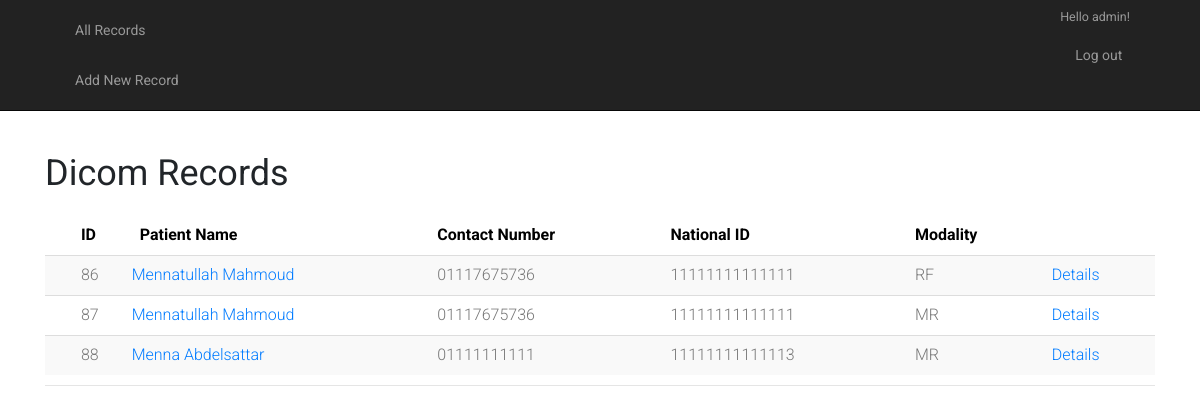
The page /about/ (signed in) on the database its author committed.
### app/models.py (models this page shows, shortened)
class FileUpload(models.Model):
    ID = models.AutoField(primary_key=True)
    patientID = models.ForeignKey(patient, on_delete=models.CASCADE, blank=True, null=True)
    dicomImg = models.FileField(upload_to="dicom")
    modality = models.CharField(max_length = 20, blank=True, null=True)

### app/views.py (the view)
# urls.py: path('about/', views.about, name='about'),
def about(request):
    record = FileUpload.objects.all()
    patientObject = patient.objects.all()
    sp_patient = patient.objects.get(ID=1)
    test_list=[]
    test_list_number=[]
    test_list_national=[]
    for item in record:
        test_list.append(patient.objects.get(ID=item.patientID.ID).fullName)
        test_list_number.append(patient.objects.get(ID=item.patientID.ID).phone)
        test_list_national.append(patient.objects.get(ID=item.patientID.ID).nationalID)
    context= {
        'record': record,
        'patientObject': patientObject,
        "sp_patient":sp_patient,
        "test_list":test_list,
        "test_list_number":test_list_number,
        "test_list_national":test_list_national,
        'title': 'All Record',
        }
    return render(
        request,
        'app/about.html',
        context=context
    )

### app/templatetags/index.py (called while the page is built)
@register.filter
def index(indexable, i):
    return indexable[i]

### app/templates/app/about.html (shortened to what this page needs)
{% extends "app/layout.html" %}
{% load static %}
{% load index %}
{% block content %}
    <link rel="stylesheet" href="{% static 'app/fonts/icomoon/style.css' %}>
    <link rel="stylesheet" href={% static 'app/cssAbout/owl.carousel.min.css' %}>
    <link rel="stylesheet" href={% static 'app/cssAbout/bootstrap.min.css' %}>
    <link rel="stylesheet" href={% static 'app/cssAbout/style.css' %}>
{% if user.is_authenticated %}
<br>
<h1> Dicom Records </h1>
<br>
{% endif %}
<!doctype html>
<html lang="en">
<head>
    <link href={% static 'app/vendor/mdi-font/css/material-design-iconic-font.min.css'%} rel="stylesheet" media="all">
    <link href={% static 'app/vendor/font-awesome-4.7/css/font-awesome.min.css'%} rel="stylesheet" media="all">
    <link href={% static 'app/vendor/select2/select2.min.css'%} rel="stylesheet" media="all">
    <link href={% static 'app/vendor/datepicker/daterangepicker.css'%} rel="stylesheet" media="all">
    <link href={% static 'app/cssAdd/main.css'%} rel="stylesheet" media="all">
</head>
{% if user.is_authenticated %}
  <body>
      <div class="table-responsive">
        <table class="table table-striped custom-table">
          <thead>
            <tr>
              <th scope="col">
              </th>
              <th scope="col">ID</th>
              <th scope="col">Patient Name</th>
              <th scope="col">Contact Number</th>
              <th scope="col">National ID</th>
              <th scope="col">Modality</th>
              <th scope="col"></th>
            </tr>
          </thead>
{% for i in record %}
            <tr scope="row">
              <td>
              </td>
              <td>
            {{i.ID}}
              </td>
              <td class="pl-0">
                <div class="d-flex align-items-center">
                  <a href="#">
                    {{test_list|index:forloop.counter0}}
                </a>
                </div>
              </td>
              <td>
                                                    {{test_list_number|index:forloop.counter0}}
              </td>
              <td>
                  {{test_list_national|index:forloop.counter0}}
</td>
              <td>{{i.modality}}</td>
              <td><a href="sp_contact/{{i.ID}}" class="more">Details</a></td>
            </tr>
{% endfor %}
        </table>
  </div>
  </body>
</html>
{% else %}
<br>
<h1> Log in First ! </h1>
<br>
{% endif %}
{% endblock %}

### app/templates/app/layout.html (shortened to what this page needs)
<!DOCTYPE html>
<html>
<head>
    {% load staticfiles %}
    <link rel="stylesheet" type="text/css" href="{% static 'app/content/bootstrap.min.css' %}" />
    <link rel="stylesheet" type="text/css" href="{% static 'app/content/site.css' %}" />
</head>
<body>
    <div class="navbar navbar-inverse navbar-fixed-top">
        <div class="container">
            <div class="navbar-collapse collapse">
                <ul class="nav navbar-nav">
                    <li><a href="{% url 'about' %}">All Records</a></li>
                    <li><a href="{% url 'contact' %}">Add New Record</a></li>
                </ul>
                {% include 'app/loginpartial.html' %}
            </div>
        </div>
    </div>
    <div class="container body-content">
{% block content %}{% endblock %}
        <hr/>
    </div>
</body>
</html>

### app/templates/app/loginpartial.html (shortened to what this page needs)
{% if user.is_authenticated %}
<form id="logoutForm" action="/logout/" method="post" class="navbar-right">
    <ul class="nav navbar-nav navbar-right">
        <li><span class="navbar-brand">Hello {{ user.username }}!</span></li>
        <li><a href="javascript:document.getElementById('logoutForm').submit()">Log out</a></li>
    </ul>
</form>
{% else %}
<ul class="nav navbar-nav navbar-right">
    <li><a href="{% url 'login' %}">Log in</a></li>
</ul>
{% endif %}

### app/static/app/content/site.css (style rules this page uses)
body { padding-top: 50px; padding-bottom: 20px; }
.body-content { padding-left: 15px; padding-right: 15px; }

### app/static/app/cssAbout/style.css (style rules this page uses)
body { font-family: "Roboto", -apple-system, BlinkMacSystemFont, "Segoe UI", Roboto, "Helvetica Neue", Arial, "Noto Sans", sans-serif, "Apple Color Emoji", "Segoe UI Emoji", "Segoe UI Symbol", "Noto Color Emoji"; background-color: #fff; font-weight: 300; }
h1, h2, h3, h4, h5, h6, .h1, .h2, .h3, .h4, .h5, .h6 { font-family: "Roboto", -apple-system, BlinkMacSystemFont, "Segoe UI", Roboto, "Helvetica Neue", Arial, "Noto Sans", sans-serif, "Apple Color Emoji", "Segoe UI Emoji", "Segoe UI Symbol", "Noto Color Emoji"; }
a { -webkit-transition: .3s all ease; -o-transition: .3s all ease; transition: .3s all ease; }
a, a:hover { text-decoration: none !important; }
.custom-table { min-width: 900px; }
.custom-table thead tr, .custom-table thead th { padding-bottom: 30px; border-top: none; border-bottom: none !important; color: #000; }
.custom-table tbody th, .custom-table tbody td { color: #777; font-weight: 400; padding-bottom: 20px; padding-top: 20px; font-weight: 300; border: none; -webkit-transition: .3s all ease; -o-transition: .3s all ease; transition: .3s all ease; }
.custom-table tbody tr { -webkit-transition: .3s all ease; -o-transition: .3s all ease; transition: .3s all ease; }

### app/static/app/cssAdd/main.css (style rules this page uses)
html { -webkit-box-sizing: border-box; -moz-box-sizing: border-box; box-sizing: border-box; }
* { padding: 0; margin: 0; }
*, *:before, *:after { -webkit-box-sizing: inherit; -moz-box-sizing: inherit; box-sizing: inherit; }
body, h1, h2, h3, h4, h5, h6, blockquote, p, pre, dl, dd, ol, ul, figure, hr, fieldset, legend { margin: 0; padding: 0; }
table { border-collapse: collapse; border-spacing: 0; }
body { font-family: "Roboto", "Arial", "Helvetica Neue", sans-serif; font-weight: 400; font-size: 14px; }
h1, h2, h3, h4, h5, h6 { font-weight: 400; }
h1 { font-size: 36px; }

### rows shown on the page
FileUpload: ID "86", counter0 "Mennatullah Mahmoud", counter0 "01117675736", counter0 "11111111111111", modality "RF"
FileUpload: ID "87", counter0 "Mennatullah Mahmoud", counter0 "01117675736", counter0 "11111111111111", modality "MR"
FileUpload: ID "88", counter0 "Menna Abdelsattar", counter0 "01111111111", counter0 "11111111111113", modality "MR"

### other values the page prints
{{ user.username }} "admin"
